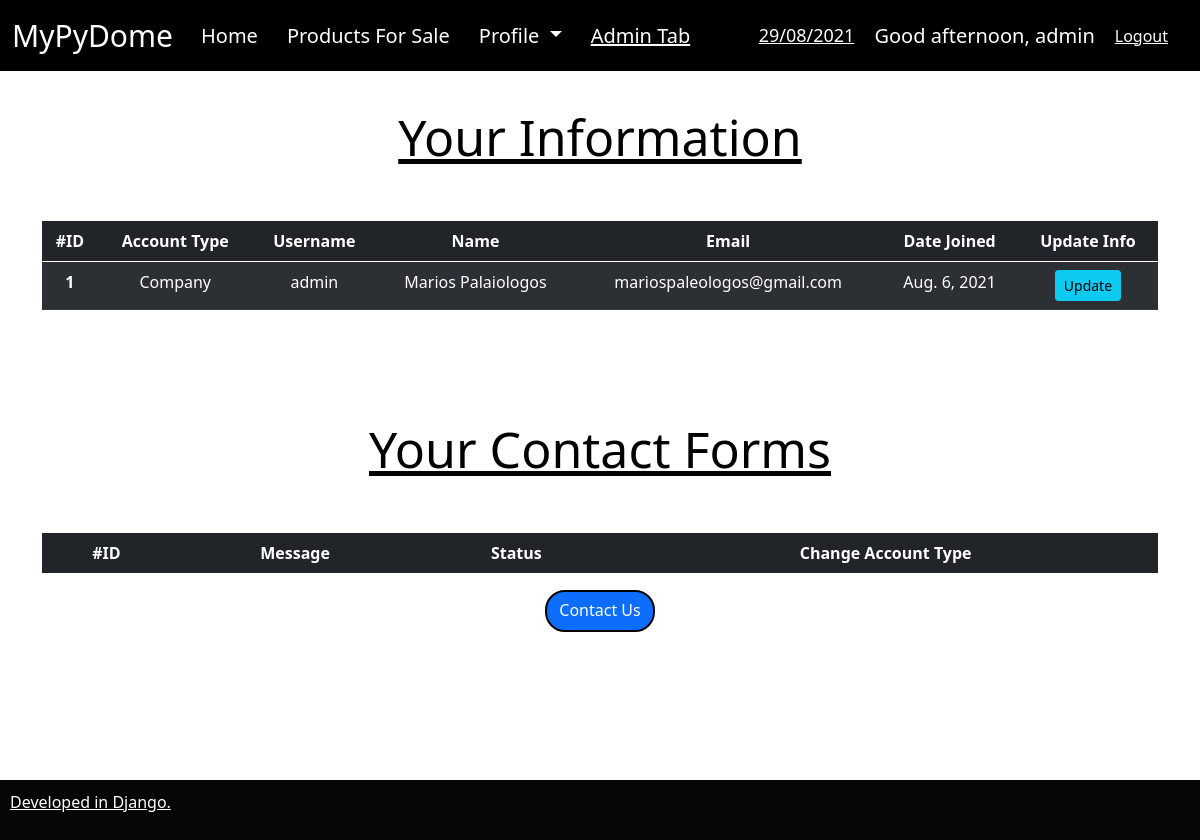
The app's page /products/profile/ (signed in), older data.
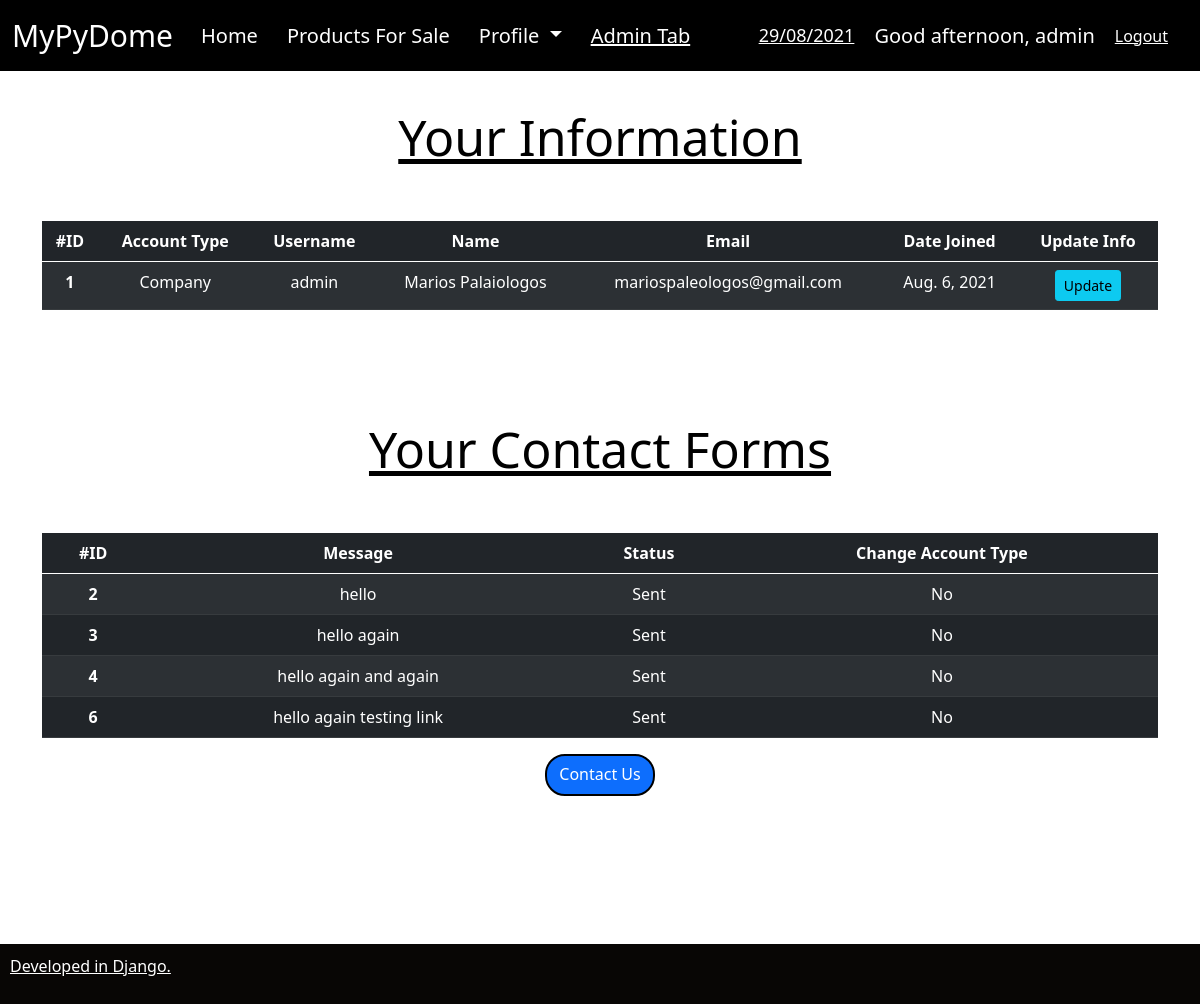
The same page, newer data.
### products/models.py (models this page shows)
class ContactForm(models.Model):
    ACCOUNT_STATUS=(
                    ('Company', 'Company'),
                    ('Customer', 'Customer'),
                    ('No', 'No')
    )
    STATUS = (
              ('Sent', 'Sent'),
              ('Being Reviewed','Being Reviewed'),
              ('Finished', 'Finished')
    )
    name = models.ForeignKey(User, null=True, on_delete=models.SET_NULL)
    message = models.CharField(max_length=250, null=True)
    change_account_type = models.CharField(max_length=200, default='No', choices=ACCOUNT_STATUS)
    status = models.CharField(max_length=200, default='Sent', choices=STATUS)

### products/views.py (the view)
# urls.py: path('profile/', views.profile_index, name='profile'),
@login_required(login_url='accounts')     #an den exw kane login de mporw na mpw
def profile_index(request):                #
    contact_forms = ContactForm.objects.all()
    context = {'contact_forms': contact_forms}
    return render(request, 'profile.html', context)

### products/templates/profile.html (shortened to what this page needs)
{% extends 'base.html' %}
{% block content %}
<div class="container">
<H2 align="center" style="font-size: 50px; color:rgb(0, 0, 0); text-decoration: underline;">
    Your Information
  </H2>
  <H2>&nbsp;
  </H2>
<table style='text-align: center;' class="table table-dark table-striped">
    <thead>
        <tr>
          <th scope="col">#ID</th>
          <th scope="col">Account Type</th>
          <th scope="col">Username</th>
          <th scope="col">Name</th>
          <th scope="col">Email</th>
          <th scope="col">Date Joined</th>
          <th scope="col">Update Info</th>
        </tr>
      </thead>
      <tbody>
        <tr>
          <th scope="row">{{ request.user.id }}</th>
            {% if request.user.is_staff == 1  %}
            <td>Company</td>
            {% endif %}
            <td>{{ request.user.username }}</td>
            <td>{{ request.user.first_name }} {{ request.user.last_name }}</td>
            <td>{{ request.user.email }}</td>
            <td>{{ request.user.date_joined.date }}</td>
            <td>
              <a class="btn btn-sm btn-info" href="{% url 'update_user' request.user.id %}">Update</a>
            </td>
        </tr>
      </tbody>
</table>
<H2>&nbsp;
</H2>
<H2>&nbsp;
</H2>
<H2 align="center" style="font-size: 50px; color:rgb(0, 0, 0); text-decoration: underline;">
  Your Contact Forms
</H2>
<H2>&nbsp;
</H2>
<table style='text-align: center;' class="table table-dark table-striped">
  <thead>
      <tr>
        <th scope="col">#ID</th>
        <th scope="col">Message</th>
        <th scope="col">Status</th>
        <th scope="col">Change Account Type</th>
      </tr>
    </thead>
    <tbody>
      {% for item in contact_forms %}
        {% if request.user.id == item.name_id  %}
        <tr>
          <th scope="row">{{ item.id }}</th>
            <td>{{ item.message }}</td>
            <td>{{ item.status }}</td>
            <td>{{ item.change_account_type }}</td>
        </tr>
        {% endif %}
        {% endfor %}
    </tbody>
</table>
<div align="center">
  <a style ="height: 42px; border-radius: 20px; border: 2px solid #000000;" href="/products/contact_form" class="btn btn-primary" type="button">Contact Us</a>
</div>
</div>
{% endblock %}

Row changes from the older to the newer data that the page shows:
added ContactForm: id "2", message "hello", status "Sent", change_account_type "No"
added ContactForm: id "3", message "hello again", status "Sent", change_account_type "No"
added ContactForm: id "4", message "hello again and again", status "Sent", change_account_type "No"
added ContactForm: id "6", message "hello again testing link", status "Sent", change_account_type "No"
